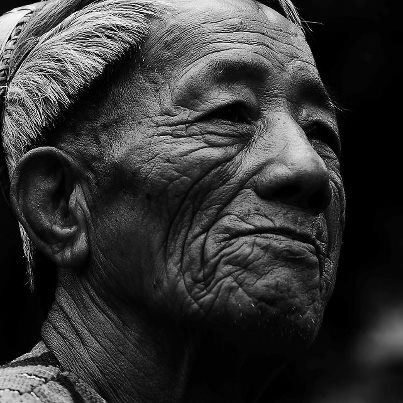
#> input picture Computer Vision and Image Processing/Programs/Images/oldman.jpg, 403 x 403 px, found by its file name
$ jupyter execute weightedAverageFilter.ipynb
#> lines starting #> are read from the running program, lines starting #| are printed output that depends on the picture
<h1>Weighted Average Filter</h1>

[cell 1]
# Checking if packages are imported or not, import if not imported
try:
    cv2,np
except NameError:
    import cv2
    import numpy as np
else:
    print("Packages are already imported!")

#Reading Image
img = cv2.imread('../images/oldman.jpg')
#> img is the input picture: shape (403, 403, 3); min 0, max 255, mean 53.5


'''
weighted Average filter
    '''
# Applying weighted Filter
weighted_kernel = np.matrix('1 2 1; 2 4 2; 1 2 1')/16
weighted_average_filter = cv2.filter2D(img,-1,weighted_kernel)
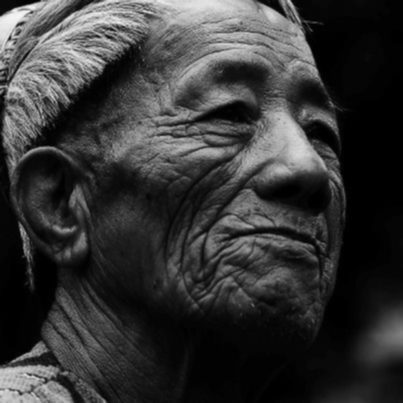
#> weighted_average_filter: shape (403, 403, 3); min 0, max 245, mean 53.5


# weighted average Filtered Image
res = np.hstack((img,weighted_average_filter))
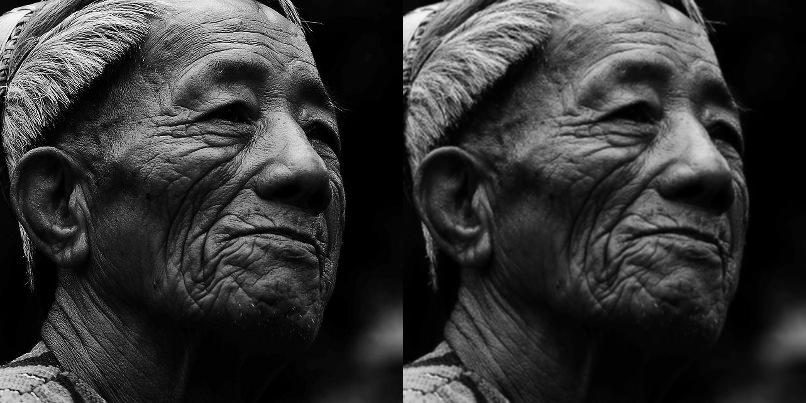
#> res: shape (403, 806, 3); min 0, max 255, mean 53.5
cv2.imshow("Weighted Average Filter",res)
cv2.waitKey(0)

cv2.destroyAllWindows()

# saving weighted filtered image
weighted_avgf3 = cv2.imwrite('../images/outputs/weightedaveragefilteroldman.png',res)
if(weighted_avgf3==True):
    print("weighted Average filtered Image saved!")
else:
    print("Error Occured!")

$ run again, with Computer Vision and Image Processing/Programs/Images/boxes.jpg copied over Computer Vision and Image Processing/Programs/Images/oldman.jpg
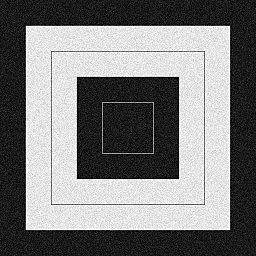
#> input picture Computer Vision and Image Processing/Programs/Images/boxes.jpg, 256 x 256 px, found by its file name
#> img is the input picture: shape (256, 256, 3); min 0, max 255, mean 122.3
#> `weighted_average_filter = cv2.filter2D(img,-1,weighted_kernel)`:
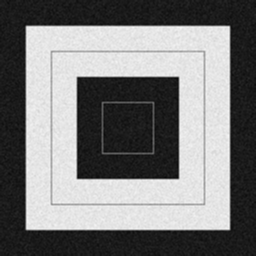
#> weighted_average_filter: shape (256, 256, 3); min 7, max 247, mean 122.3
#> `res = np.hstack((img,weighted_average_filter))`:
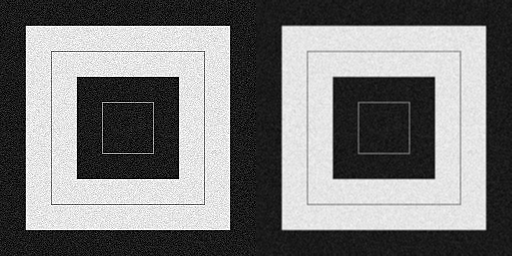
#> res: shape (256, 512, 3); min 0, max 255, mean 122.3
